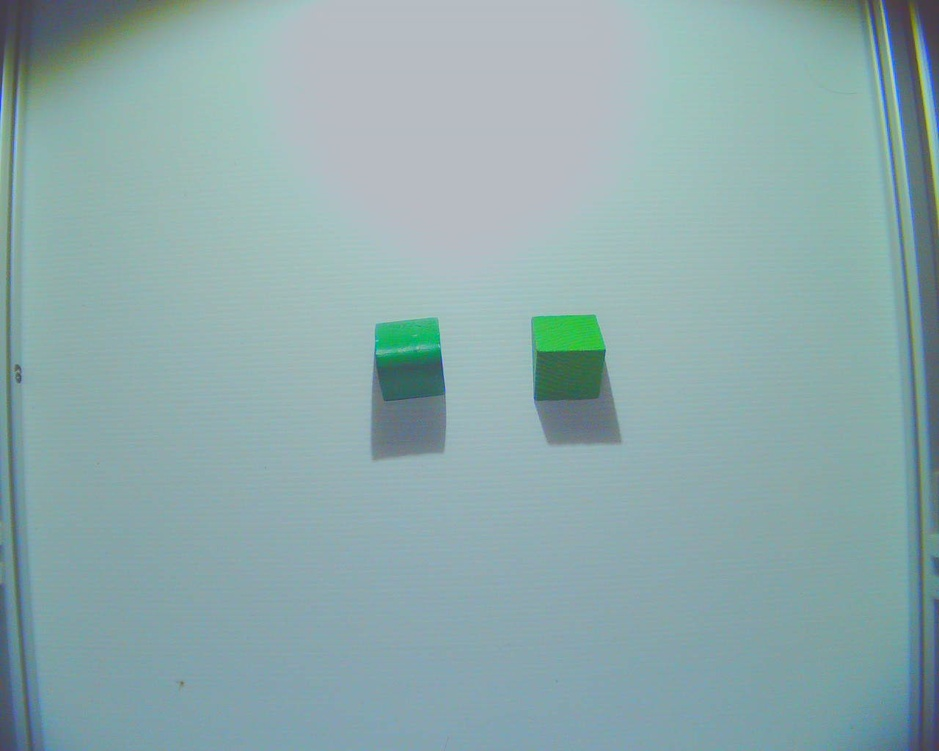
#> input picture webapp/capture/2021-11-25 015652.342325/imgraw.jpg, 939 x 751 px, shrunk from 1280 x 1024 before the run
$ python testsegment.py
#> lines starting #> are read from the running program, lines starting #| are printed output that depends on the picture; after the words box and inside, x2 and y2 are one past the last pixel; in counts of white or black regions, pixels touching at a corner belong together
#> further down, imgSample is the input picture: shape (751, 939, 3); mean B, G, R 172, 170.3, 142
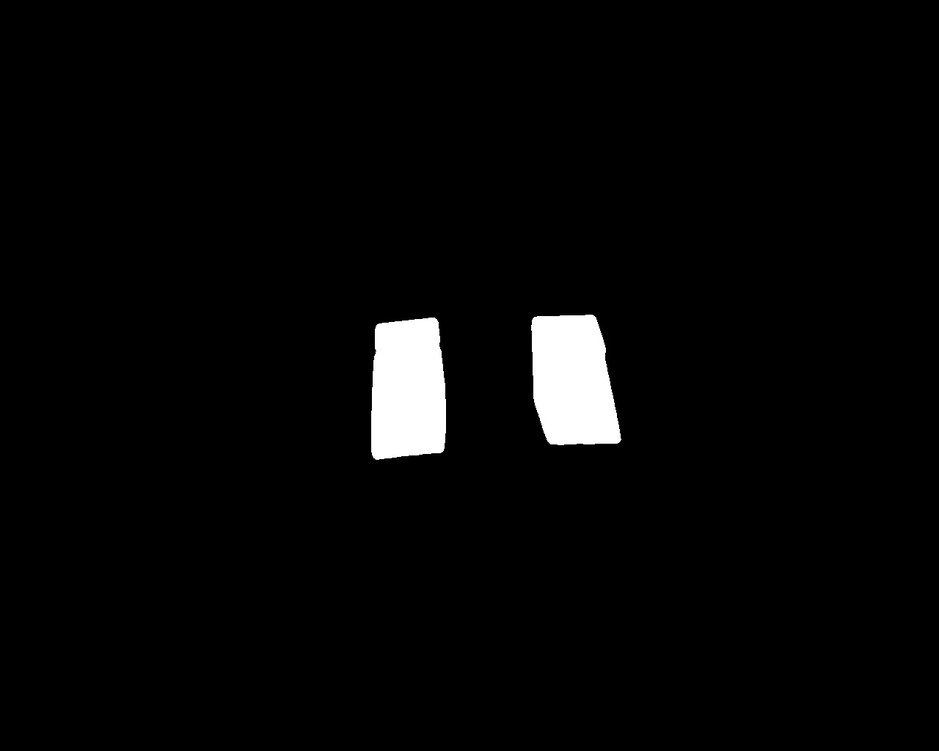
#> input picture webapp/capture/2021-11-25 015652.342325/imgopening.jpg, 939 x 751 px, shrunk from 1280 x 1024 before the run
#> further down, imgMask is the input picture: shape (751, 939, 3); min 0, max 255, mean 6.9
#> `ret, imgMask = cv2.threshold(imgMask, 75, 255, cv2.THRESH_BINARY)`: imgMask: shape (751, 939, 3); 2.7% white; 2 white regions, box (x1, y1, x2, y2) and area: (531, 314, 622, 445) 9668, (371, 317, 446, 460) 9645
#> `imgMask = cv2.cvtColor(imgMask, cv2.COLOR_BGR2GRAY)`: imgMask: shape (751, 939); 2.7% white; 2 white regions
### webapp/src/segmentation.py
from urllib.parse import scheme_chars
import cv2
import numpy as np
import math
from . import mathTools
from skimage import img_as_ubyte
from skimage.morphology import skeletonize, thin

debug = True


# [17 lines left out: function draw_angled_rec, not called in this run]

def objShadow(imgSource, imgOpening):
    x = 0
    y = 0
    w = 0
    h = 0
    margin = 60
    boudingRect = []
    imgArrayROI = []

    imgInput = imgSource

    imgMaskRGB = np.zeros_like(imgInput)
    imgMaskRGB[:, :, 0] = imgOpening
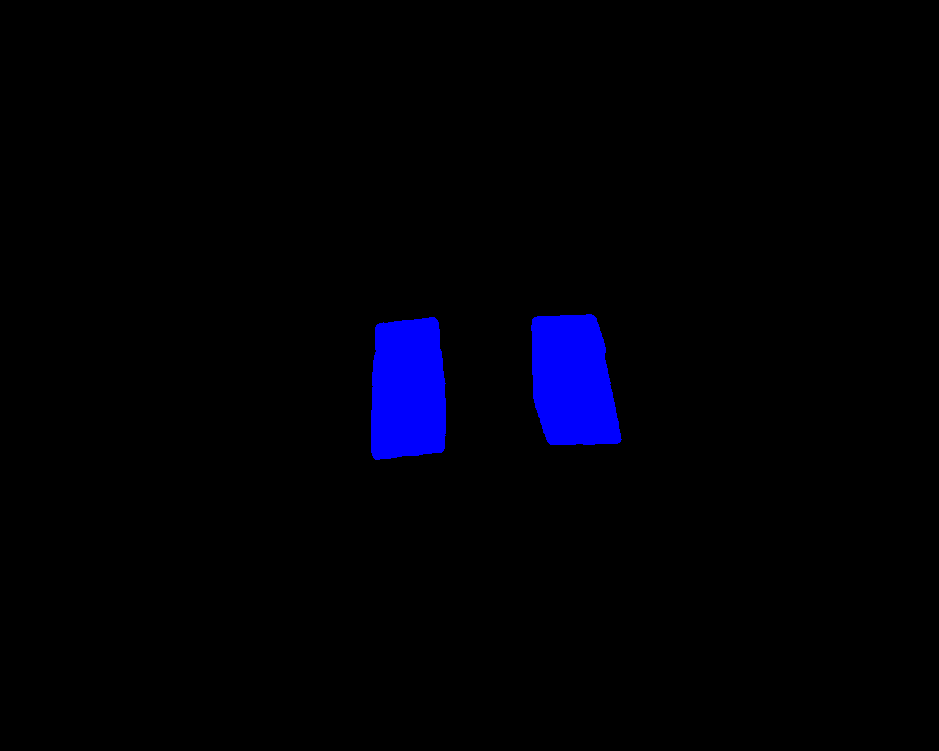
#> imgMaskRGB: shape (751, 939, 3); mean of channels 0, 1, 2 7, 0, 0; drawn as B, G, R
    imgMaskRGB[:, :, 1] = imgOpening
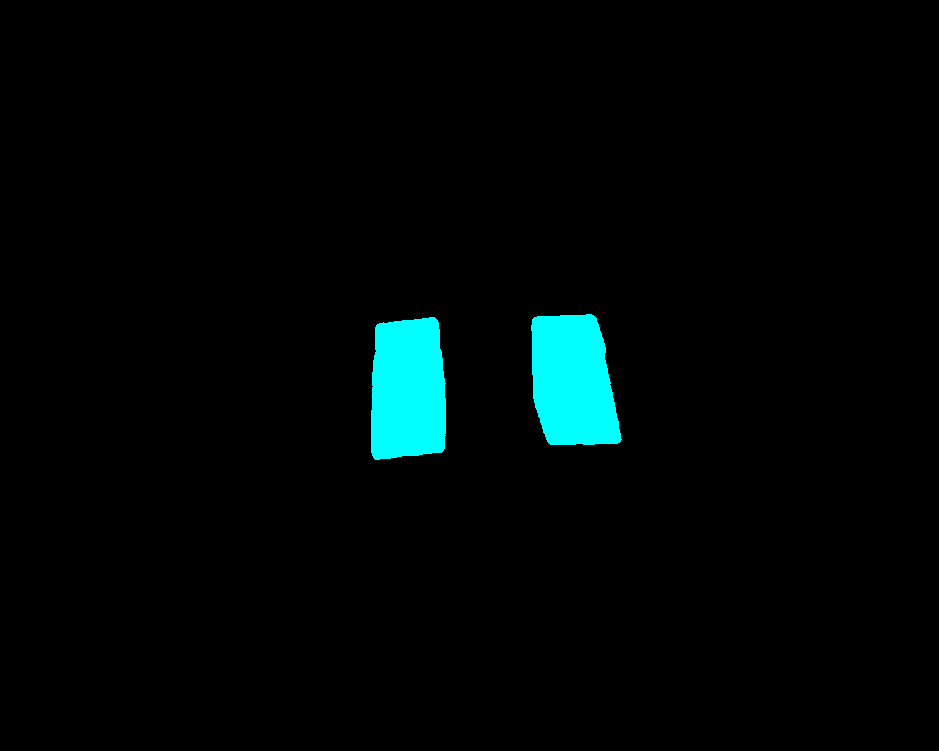
#> imgMaskRGB: shape (751, 939, 3); 2.74% of pixels changed, all inside (x1, y1, x2, y2) = (371, 314, 622, 460); drawn as B, G, R
    imgMaskRGB[:, :, 2] = imgOpening

    imgSegmentBlackColor = cv2.bitwise_and(imgInput, imgMaskRGB)
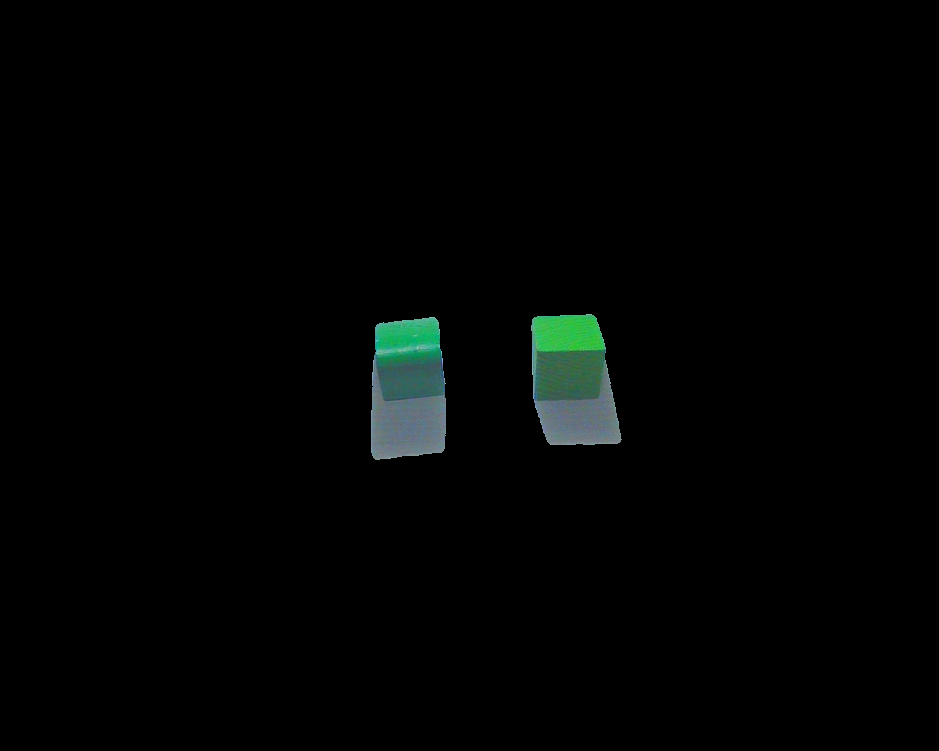
#> imgSegmentBlackColor: shape (751, 939, 3); mean B, G, R 3, 3.6, 2.1

    contours, hierarchy = cv2.findContours(
        imgOpening, cv2.RETR_EXTERNAL, cv2.CHAIN_APPROX_NONE)
#> contours = 2 contours; box (x1, y1, x2, y2) and area: (531, 314, 622, 445) 9476, (371, 317, 446, 460) 9448
    for contour in contours:
        (x, y, w, h) = cv2.boundingRect(contour)
        OriginX = x - round(margin / 2)
        OriginY = y - round(margin / 2)
        Width = w + margin
        Height = h + margin
        # cv2.rectangle(imgContour, (x, y), (x+w, y+h), (0, 255, 0), 2)
        boudingRect.append([OriginX, OriginY, Width, Height])
        cv2.rectangle(imgInput, (OriginX, OriginY), (x + Width, y + Height), (255, 255, 255), 2)
        imgArrayROI.append(imgSegmentBlackColor[OriginY:OriginY + Height, OriginX:OriginX + Width])
#> this loop made 2 passes
#> (x, y, w, h, OriginX, OriginY, Width, Height) on passes 1 to 2: (371, 317, 75, 143, 341, 287, 135, 203), (531, 314, 91, 131, 501, 284, 151, 191)
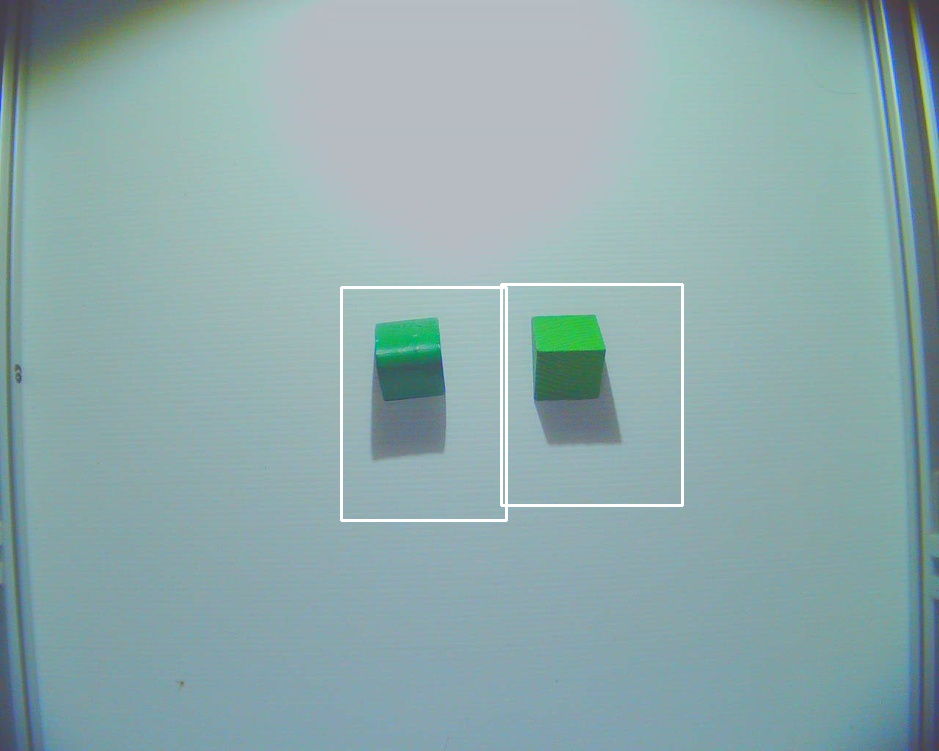
#> imgInput: shape (751, 939, 3); 0.68% of pixels changed, all inside (x1, y1, x2, y2) = (340, 283, 684, 522)
#> after the loop, boudingRect = [[341, 287, 135, 203], [501, 284, 151, 191]]; imgArrayROI = 2 items

    return imgInput, imgSegmentBlackColor, imgArrayROI, boudingRect

# [360 lines left out: functions singleObjShadow, shadow, obj, OpeningObj, pseudoSkeleton, skeleton and 2 more, not called in this run]

### webapp/testsegment.py
import cv2
import numpy as np
from skimage.morphology import skeletonize
from src import mathTools
from src import segmentation
import matplotlib.pyplot as plt
import os

imgSample = cv2.imread('./capture/2021-11-25 015652.342325/imgraw.jpg')
cv2.imshow("Image Sample", imgSample)
imgMask = cv2.imread('./capture/2021-11-25 015652.342325/imgopening.jpg')
ret, imgMask = cv2.threshold(imgMask, 75, 255, cv2.THRESH_BINARY)
cv2.imshow("Image Mask", imgMask)

imgMask = cv2.cvtColor(imgMask, cv2.COLOR_BGR2GRAY)

# [20 lines of commented-out code are left out]

imgSegmentSource, imgSegmentBlack, imgROI, posCrop  = segmentation.objShadow(
                        imgSample, imgMask)
#> imgROI = 2 items; posCrop = [[341, 287, 135, 203], [501, 284, 151, 191]]

cv2.imshow("Image Segment", imgSegmentSource)
cv2.imshow("Image ROI", imgROI[0])
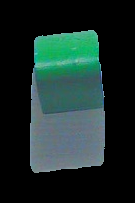
#> window 'Image ROI': shape (203, 135, 3); mean B, G, R 41.7, 45.2, 26.4

# [11 lines of commented-out code are left out]

cv2.imwrite(os.path.join("./test" , 'test.jpg'), imgROI[0])

cv2.waitKey(0)
cv2.destroyAllWindows()
